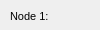
      <widget class="QWidget" name="page_4">
       <property name="geometry">
        <rect>
         <x>0</x>
         <y>0</y>
         <width>100</width>
         <height>30</height>
        </rect>
       </property>
       <attribute name="label">
        <string>Basic information</string>
       </attribute>
       <widget class="QComboBox" name="varc_workcat_id_end">
        <property name="geometry">
         <rect>
          <x>380</x>
          <y>65</y>
          <width>160</width>
          <height>20</height>
         </rect>
        </property>
        <property name="autoFillBackground">
         <bool>true</bool>
        </property>
        <property name="maxVisibleItems">
         <number>8</number>
        </property>
        <property name="frame">
         <bool>false</bool>
        </property>
       </widget>
       <widget class="QLabel" name="label_varc_buildercat_id">
        <property name="geometry">
         <rect>
          <x>280</x>
          <y>95</y>
          <width>101</width>
          <height>22</height>
         </rect>
        </property>
        <property name="font">
         <font>
          <pointsize>8</pointsize>
         </font>
        </property>
        <property name="frameShape">
         <enum>QFrame::NoFrame</enum>
        </property>
        <property name="frameShadow">
         <enum>QFrame::Plain</enum>
        </property>
        <property name="text">
         <string>Buildercat id:</string>
        </property>
        <property name="textFormat">
         <enum>Qt::AutoText</enum>
        </property>
        <property name="scaledContents">
         <bool>false</bool>
        </property>
        <property name="alignment">
         <set>Qt::AlignLeading|Qt::AlignLeft|Qt::AlignVCenter</set>
        </property>
        <property name="margin">
         <number>3</number>
        </property>
       </widget>
       <widget class="QLabel" name="label_varc_workcat_id_end">
        <property name="geometry">
         <rect>
          <x>280</x>
          <y>65</y>
          <width>101</width>
          <height>22</height>
         </rect>
        </property>
        <property name="font">
         <font>
          <pointsize>8</pointsize>
         </font>
        </property>
        <property name="frameShape">
         <enum>QFrame::NoFrame</enum>
        </property>
        <property name="frameShadow">
         <enum>QFrame::Plain</enum>
        </property>
        <property name="text">
         <string>Workcat end id:</string>
        </property>
        <property name="textFormat">
         <enum>Qt::AutoText</enum>
        </property>
        <property name="scaledContents">
         <bool>false</bool>
        </property>
        <property name="alignment">
         <set>Qt::AlignLeading|Qt::AlignLeft|Qt::AlignVCenter</set>
        </property>
        <property name="margin">
         <number>3</number>
        </property>
       </widget>
       <widget class="QLabel" name="label_varc_builtdate">
        <property name="geometry">
         <rect>
          <x>280</x>
          <y>125</y>
          <width>101</width>
          <height>22</height>
         </rect>
        </property>
        <property name="font">
         <font>
          <pointsize>8</pointsize>
         </font>
        </property>
        <property name="frameShape">
         <enum>QFrame::NoFrame</enum>
        </property>
        <property name="frameShadow">
         <enum>QFrame::Plain</enum>
        </property>
        <property name="text">
         <string>Builtdate:</string>
        </property>
        <property name="textFormat">
         <enum>Qt::AutoText</enum>
        </property>
        <property name="scaledContents">
         <bool>false</bool>
        </property>
        <property name="alignment">
         <set>Qt::AlignLeading|Qt::AlignLeft|Qt::AlignVCenter</set>
        </property>
        <property name="margin">
         <number>3</number>
        </property>
       </widget>
       <widget class="QComboBox" name="varc_workcat_id">
        <property name="geometry">
         <rect>
          <x>380</x>
          <y>35</y>
          <width>160</width>
          <height>20</height>
         </rect>
        </property>
        <property name="autoFillBackground">
         <bool>true</bool>
        </property>
        <property name="maxVisibleItems">
         <number>8</number>
        </property>
        <property name="frame">
         <bool>false</bool>
        </property>
       </widget>
       <widget class="QLabel" name="label_varc_workcat_id">
        <property name="geometry">
         <rect>
          <x>280</x>
          <y>35</y>
          <width>90</width>
          <height>22</height>
         </rect>
        </property>
        <property name="font">
         <font>
          <pointsize>8</pointsize>
         </font>
        </property>
        <property name="frameShape">
         <enum>QFrame::NoFrame</enum>
        </property>
        <property name="frameShadow">
         <enum>QFrame::Plain</enum>
        </property>
        <property name="text">
         <string>Workcat id:</string>
        </property>
        <property name="textFormat">
         <enum>Qt::AutoText</enum>
        </property>
        <property name="scaledContents">
         <bool>false</bool>
        </property>
        <property name="alignment">
         <set>Qt::AlignLeading|Qt::AlignLeft|Qt::AlignVCenter</set>
        </property>
        <property name="margin">
         <number>3</number>
        </property>
       </widget>
       <widget class="QComboBox" name="varc_buildercat_id">
        <property name="geometry">
         <rect>
          <x>380</x>
          <y>95</y>
          <width>160</width>
          <height>20</height>
         </rect>
        </property>
       </widget>
       <widget class="QComboBox" name="varc_ownercat_id">
        <property name="geometry">
         <rect>
          <x>380</x>
          <y>5</y>
          <width>160</width>
          <height>20</height>
         </rect>
        </property>
       </widget>
       <widget class="QLabel" name="label_varc_owner">
        <property name="geometry">
         <rect>
          <x>280</x>
          <y>5</y>
          <width>90</width>
          <height>22</height>
         </rect>
        </property>
        <property name="font">
         <font>
          <pointsize>8</pointsize>
         </font>
        </property>
        <property name="frameShape">
         <enum>QFrame::NoFrame</enum>
        </property>
        <property name="frameShadow">
         <enum>QFrame::Plain</enum>
        </property>
        <property name="text">
         <string>Owner:</string>
        </property>
        <property name="textFormat">
         <enum>Qt::AutoText</enum>
        </property>
        <property name="scaledContents">
         <bool>false</bool>
        </property>
        <property name="alignment">
         <set>Qt::AlignLeading|Qt::AlignLeft|Qt::AlignVCenter</set>
        </property>
        <property name="margin">
         <number>3</number>
        </property>
       </widget>
       <widget class="QLabel" name="label_varc_node_2">
        <property name="geometry">
         <rect>
          <x>10</x>
          <y>35</y>
          <width>90</width>
          <height>22</height>
         </rect>
        </property>
        <property name="font">
         <font>
          <pointsize>8</pointsize>
         </font>
        </property>
        <property name="frameShape">
         <enum>QFrame::NoFrame</enum>
        </property>
        <property name="frameShadow">
         <enum>QFrame::Plain</enum>
        </property>
        <property name="text">
         <string>Node 2:</string>
        </property>
        <property name="textFormat">
         <enum>Qt::AutoText</enum>
        </property>
        <property name="scaledContents">
         <bool>false</bool>
        </property>
        <property name="alignment">
         <set>Qt::AlignLeading|Qt::AlignLeft|Qt::AlignVCenter</set>
        </property>
        <property name="margin">
         <number>3</number>
        </property>
       </widget>
       <widget class="QLabel" name="label_varc_node_1">
        <property name="geometry">
         <rect>
          <x>10</x>
          <y>5</y>
          <width>90</width>
          <height>22</height>
         </rect>
        </property>
        <property name="font">
         <font>
          <pointsize>8</pointsize>
         </font>
        </property>
        <property name="frameShape">
         <enum>QFrame::NoFrame</enum>
        </property>
        <property name="frameShadow">
         <enum>QFrame::Plain</enum>
        </property>
        <property name="text">
         <string>Node 1:</string>
        </property>
        <property name="textFormat">
         <enum>Qt::AutoText</enum>
        </property>
        <property name="scaledContents">
         <bool>false</bool>
        </property>
        <property name="alignment">
         <set>Qt::AlignLeading|Qt::AlignLeft|Qt::AlignVCenter</set>
        </property>
        <property name="margin">
         <number>3</number>
        </property>
       </widget>
       <widget class="QLineEdit" name="varc_node_2">
        <property name="enabled">
         <bool>false</bool>
        </property>
        <property name="geometry">
         <rect>
          <x>110</x>
          <y>35</y>
          <width>130</width>
          <height>20</height>
         </rect>
        </property>
       </widget>
       <widget class="QLineEdit" name="varc_node_1">
        <property name="enabled">
         <bool>false</bool>
        </property>
        <property name="geometry">
         <rect>
          <x>110</x>
          <y>5</y>
          <width>130</width>
          <height>20</height>
         </rect>
        </property>
       </widget>
       <widget class="QLineEdit" name="varc_custom_length">
        <property name="geometry">
         <rect>
          <x>110</x>
          <y>95</y>
          <width>161</width>
          <height>20</height>
         </rect>
        </property>
        <property name="font">
         <font>
          <italic>false</italic>
         </font>
        </property>
        <property name="text">
         <string/>
        </property>
       </widget>
       <widget class="QLabel" name="label_varc_custom_length">
        <property name="geometry">
         <rect>
          <x>10</x>
          <y>95</y>
          <width>81</width>
          <height>22</height>
         </rect>
        </property>
        <property name="font">
         <font>
          <pointsize>8</pointsize>
          <italic>false</italic>
         </font>
        </property>
        <property name="frameShape">
         <enum>QFrame::NoFrame</enum>
        </property>
        <property name="frameShadow">
         <enum>QFrame::Plain</enum>
        </property>
        <property name="text">
         <string>Custom length:</string>
        </property>
        <property name="textFormat">
         <enum>Qt::AutoText</enum>
        </property>
        <property name="scaledContents">
         <bool>false</bool>
        </property>
        <property name="alignment">
         <set>Qt::AlignLeading|Qt::AlignLeft|Qt::AlignVCenter</set>
        </property>
        <property name="margin">
         <number>3</number>
        </property>
       </widget>
       <widget class="QLabel" name="label_varc_gis_length">
        <property name="geometry">
         <rect>
          <x>10</x>
          <y>65</y>
          <width>81</width>
          <height>22</height>
         </rect>
        </property>
        <property name="font">
         <font>
          <pointsize>8</pointsize>
          <italic>false</italic>
         </font>
        </property>
        <property name="frameShape">
         <enum>QFrame::NoFrame</enum>
        </property>
        <property name="frameShadow">
         <enum>QFrame::Plain</enum>
        </property>
        <property name="text">
         <string>Gis length:</string>
        </property>
        <property name="textFormat">
         <enum>Qt::AutoText</enum>
        </property>
        <property name="scaledContents">
         <bool>false</bool>
        </property>
        <property name="alignment">
         <set>Qt::AlignLeading|Qt::AlignLeft|Qt::AlignVCenter</set>
        </property>
        <property name="margin">
         <number>3</number>
        </property>
       </widget>
       <widget class="QLineEdit" name="varc_gis_length">
        <property name="enabled">
         <bool>false</bool>
        </property>
        <property name="geometry">
         <rect>
          <x>110</x>
          <y>65</y>
          <width>161</width>
          <height>20</height>
         </rect>
        </property>
        <property name="font">
         <font>
          <italic>false</italic>
         </font>
        </property>
        <property name="styleSheet">
         <string notr="true"/>
        </property>
        <property name="text">
         <string/>
        </property>
       </widget>
       <widget class="QLabel" name="label_varc_dnom">
        <property name="geometry">
         <rect>
          <x>10</x>
          <y>125</y>
          <width>101</width>
          <height>22</height>
         </rect>
        </property>
        <property name="font">
         <font>
          <pointsize>8</pointsize>
          <italic>false</italic>
         </font>
        </property>
        <property name="frameShape">
         <enum>QFrame::NoFrame</enum>
        </property>
        <property name="frameShadow">
         <enum>QFrame::Plain</enum>
        </property>
        <property name="text">
         <string>Nominal diameter:</string>
        </property>
        <property name="textFormat">
         <enum>Qt::AutoText</enum>
        </property>
        <property name="scaledContents">
         <bool>false</bool>
        </property>
        <property name="alignment">
         <set>Qt::AlignLeading|Qt::AlignLeft|Qt::AlignVCenter</set>
        </property>
        <property name="margin">
         <number>3</number>
        </property>
       </widget>
       <widget class="QLineEdit" name="varc_cat_dnom">
        <property name="enabled">
         <bool>false</bool>
        </property>
        <property name="geometry">
         <rect>
          <x>110</x>
          <y>125</y>
          <width>161</width>
          <height>20</height>
         </rect>
        </property>
        <property name="font">
         <font>
          <weight>50</weight>
          <italic>false</italic>
          <bold>false</bold>
         </font>
        </property>
        <property name="styleSheet">
         <string notr="true"/>
        </property>
        <property name="text">
         <string/>
        </property>
       </widget>
       <widget class="QPushButton" name="pushButton_10">
        <property name="geometry">
         <rect>
          <x>245</x>
          <y>5</y>
          <width>26</width>
          <height>21</height>
         </rect>
        </property>
        <property name="text">
         <string/>
        </property>
       </widget>
       <widget class="QPushButton" name="pushButton_9">
        <property name="geometry">
         <rect>
          <x>245</x>
          <y>35</y>
          <width>26</width>
          <height>21</height>
         </rect>
        </property>
        <property name="text">
         <string/>
        </property>
       </widget>
       <widget class="QLineEdit" name="varc_cat_pnom">
        <property name="enabled">
         <bool>false</bool>
        </property>
        <property name="geometry">
         <rect>
          <x>110</x>
          <y>155</y>
          <width>161</width>
          <height>20</height>
         </rect>
        </property>
        <property name="font">
         <font>
          <weight>50</weight>
          <italic>false</italic>
          <bold>false</bold>
         </font>
        </property>
        <property name="styleSheet">
         <string notr="true"/>
        </property>
        <property name="text">
         <string/>
        </property>
       </widget>
       <widget class="QLabel" name="label_varc_pnom">
        <property name="geometry">
         <rect>
          <x>10</x>
          <y>155</y>
          <width>101</width>
          <height>22</height>
         </rect>
        </property>
        <property name="font">
         <font>
          <pointsize>8</pointsize>
          <italic>false</italic>
         </font>
        </property>
        <property name="frameShape">
         <enum>QFrame::NoFrame</enum>
        </property>
        <property name="frameShadow">
         <enum>QFrame::Plain</enum>
        </property>
        <property name="text">
         <string>Nominal pressure:</string>
        </property>
        <property name="textFormat">
         <enum>Qt::AutoText</enum>
        </property>
        <property name="scaledContents">
         <bool>false</bool>
        </property>
        <property name="alignment">
         <set>Qt::AlignLeading|Qt::AlignLeft|Qt::AlignVCenter</set>
        </property>
        <property name="margin">
         <number>3</number>
        </property>
       </widget>
       <widget class="QLineEdit" name="varc_matcat_id">
        <property name="enabled">
         <bool>false</bool>
        </property>
        <property name="geometry">
         <rect>
          <x>110</x>
          <y>185</y>
          <width>161</width>
          <height>20</height>
         </rect>
        </property>
        <property name="font">
         <font>
          <weight>50</weight>
          <italic>false</italic>
          <bold>false</bold>
         </font>
        </property>
        <property name="styleSheet">
         <string notr="true"/>
        </property>
        <property name="text">
         <string/>
        </property>
       </widget>
       <widget class="QLabel" name="label_varc_matcat_id">
        <property name="geometry">
         <rect>
          <x>10</x>
          <y>185</y>
          <width>101</width>
          <height>22</height>
         </rect>
        </property>
        <property name="font">
         <font>
          <pointsize>8</pointsize>
          <italic>false</italic>
         </font>
        </property>
        <property name="frameShape">
         <enum>QFrame::NoFrame</enum>
        </property>
        <property name="frameShadow">
         <enum>QFrame::Plain</enum>
        </property>
        <property name="text">
         <string>Material:</string>
        </property>
        <property name="textFormat">
         <enum>Qt::AutoText</enum>
        </property>
        <property name="scaledContents">
         <bool>false</bool>
        </property>
        <property name="alignment">
         <set>Qt::AlignLeading|Qt::AlignLeft|Qt::AlignVCenter</set>
        </property>
        <property name="margin">
         <number>3</number>
        </property>
       </widget>
       <widget class="QgsDateTimeEdit" name="varc_builtdate">
        <property name="geometry">
         <rect>
          <x>380</x>
          <y>125</y>
          <width>161</width>
          <height>23</height>
         </rect>
        </property>
        <property name="displayFormat">
         <string>dd/MM/yy</string>
        </property>
        <property name="calendarPopup">
         <bool>true</bool>
        </property>
        <property name="allowNull" stdset="0">
         <bool>true</bool>
        </property>
       </widget>
      </widget>
